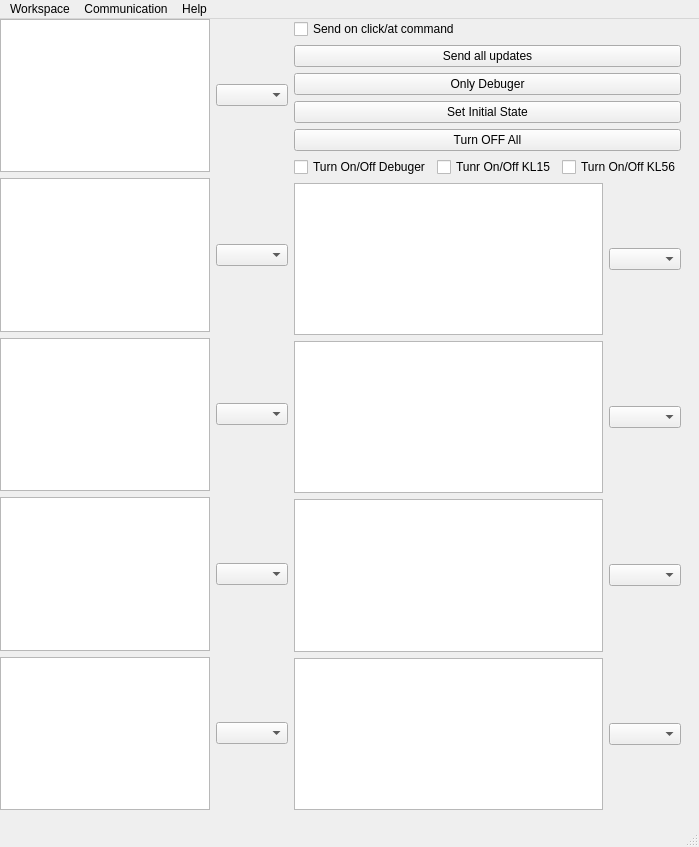
<?xml version="1.0" encoding="UTF-8"?>
<ui version="4.0">
 <class>MainWindow</class>
 <widget class="QMainWindow" name="MainWindow">
  <property name="geometry">
   <rect>
    <x>0</x>
    <y>0</y>
    <width>699</width>
    <height>847</height>
   </rect>
  </property>
  <property name="windowTitle">
   <string>MainWindow</string>
  </property>
  <widget class="QWidget" name="centralwidget">
   <widget class="QWidget" name="layoutWidget">
    <property name="geometry">
     <rect>
      <x>0</x>
      <y>0</y>
      <width>681</width>
      <height>791</height>
     </rect>
    </property>
    <layout class="QHBoxLayout" name="horizontalLayout_9">
     <item>
      <layout class="QVBoxLayout" name="verticalLayout_3">
       <item>
        <layout class="QHBoxLayout" name="horizontalLayout">
         <item>
          <widget class="QTextEdit" name="ErrPos1_1"/>
         </item>
         <item>
          <widget class="QComboBox" name="comboBoxErr1_1"/>
         </item>
        </layout>
       </item>
       <item>
        <layout class="QHBoxLayout" name="horizontalLayout_2">
         <item>
          <widget class="QTextEdit" name="ErrPos1_2"/>
         </item>
         <item>
          <widget class="QComboBox" name="comboBoxErr1_2"/>
         </item>
        </layout>
       </item>
       <item>
        <layout class="QHBoxLayout" name="horizontalLayout_3">
         <item>
          <widget class="QTextEdit" name="ErrPos1_3"/>
         </item>
         <item>
          <widget class="QComboBox" name="comboBoxErr1_3"/>
         </item>
        </layout>
       </item>
       <item>
        <layout class="QHBoxLayout" name="horizontalLayout_4">
         <item>
          <widget class="QTextEdit" name="ErrPos1_4"/>
         </item>
         <item>
          <widget class="QComboBox" name="comboBoxErr1_4"/>
         </item>
        </layout>
       </item>
       <item>
        <layout class="QHBoxLayout" name="horizontalLayout_12">
         <item>
          <widget class="QPlainTextEdit" name="ErrPos1_5"/>
         </item>
         <item>
          <widget class="QComboBox" name="comboBoxErr1_5"/>
         </item>
        </layout>
       </item>
      </layout>
     </item>
     <item>
      <layout class="QVBoxLayout" name="verticalLayout_4">
       <item>
        <layout class="QVBoxLayout" name="verticalLayout">
         <item>
          <widget class="QCheckBox" name="UpdBoxSts">
           <property name="text">
            <string>Send on click/at command</string>
           </property>
          </widget>
         </item>
         <item>
          <widget class="QPushButton" name="SendUpdates">
           <property name="text">
            <string>Send all updates</string>
           </property>
          </widget>
         </item>
         <item>
          <widget class="QPushButton" name="OnlyDbgButton">
           <property name="text">
            <string>Only Debuger</string>
           </property>
          </widget>
         </item>
         <item>
          <widget class="QPushButton" name="setInitStsButton">
           <property name="text">
            <string>Set Initial State</string>
           </property>
          </widget>
         </item>
         <item>
          <widget class="QPushButton" name="turnOffAllButton">
           <property name="text">
            <string>Turn OFF All</string>
           </property>
          </widget>
         </item>
         <item>
          <layout class="QHBoxLayout" name="horizontalLayout_10">
           <item>
            <widget class="QCheckBox" name="BoxDebuger">
             <property name="text">
              <string>Turn On/Off Debuger</string>
             </property>
            </widget>
           </item>
           <item>
            <widget class="QCheckBox" name="BoxKL15">
             <property name="text">
              <string>Tunr On/Off KL15</string>
             </property>
            </widget>
           </item>
           <item>
            <widget class="QCheckBox" name="BoxKL56">
             <property name="text">
              <string>Turn On/Off KL56</string>
             </property>
            </widget>
           </item>
          </layout>
         </item>
        </layout>
       </item>
       <item>
        <layout class="QHBoxLayout" name="horizontalLayout_5">
         <item>
          <widget class="QTextEdit" name="ErrPos2_1"/>
         </item>
         <item>
          <widget class="QComboBox" name="comboBoxErr2_1"/>
         </item>
        </layout>
       </item>
       <item>
        <layout class="QHBoxLayout" name="horizontalLayout_6">
         <item>
          <widget class="QTextEdit" name="ErrPos2_2"/>
         </item>
         <item>
          <widget class="QComboBox" name="comboBoxErr2_2"/>
         </item>
        </layout>
       </item>
       <item>
        <layout class="QHBoxLayout" name="horizontalLayout_7">
         <item>
          <widget class="QTextEdit" name="ErrPos2_3"/>
         </item>
         <item>
          <widget class="QComboBox" name="comboBoxErr2_3"/>
         </item>
        </layout>
       </item>
       <item>
        <layout class="QHBoxLayout" name="horizontalLayout_8">
         <item>
          <widget class="QTextEdit" name="ErrPos2_4"/>
         </item>
         <item>
          <widget class="QComboBox" name="comboBoxErr2_4"/>
         </item>
        </layout>
       </item>
      </layout>
     </item>
    </layout>
   </widget>
  </widget>
  <widget class="QMenuBar" name="menubar">
   <property name="geometry">
    <rect>
     <x>0</x>
     <y>0</y>
     <width>699</width>
     <height>21</height>
    </rect>
   </property>
   <widget class="QMenu" name="menuWorkspace">
    <property name="title">
     <string>Workspace</string>
    </property>
    <addaction name="actionSave"/>
   </widget>
   <widget class="QMenu" name="menuCommunication">
    <property name="title">
     <string>Communication</string>
    </property>
    <addaction name="actionConnect"/>
   </widget>
   <widget class="QMenu" name="menuHelp">
    <property name="title">
     <string>Help</string>
    </property>
    <addaction name="actionSupport"/>
    <addaction name="actionSource_code"/>
   </widget>
   <addaction name="menuWorkspace"/>
   <addaction name="menuCommunication"/>
   <addaction name="menuHelp"/>
  </widget>
  <widget class="QStatusBar" name="statusbar"/>
  <action name="actionConnect">
   <property name="text">
    <string>Connect</string>
   </property>
  </action>
  <action name="actionSave">
   <property name="text">
    <string>Save</string>
   </property>
  </action>
  <action name="actionSupport">
   <property name="text">
    <string>Support</string>
   </property>
  </action>
  <action name="actionSource_code">
   <property name="text">
    <string>Source code</string>
   </property>
  </action>
 </widget>
 <resources/>
 <connections/>
</ui>
